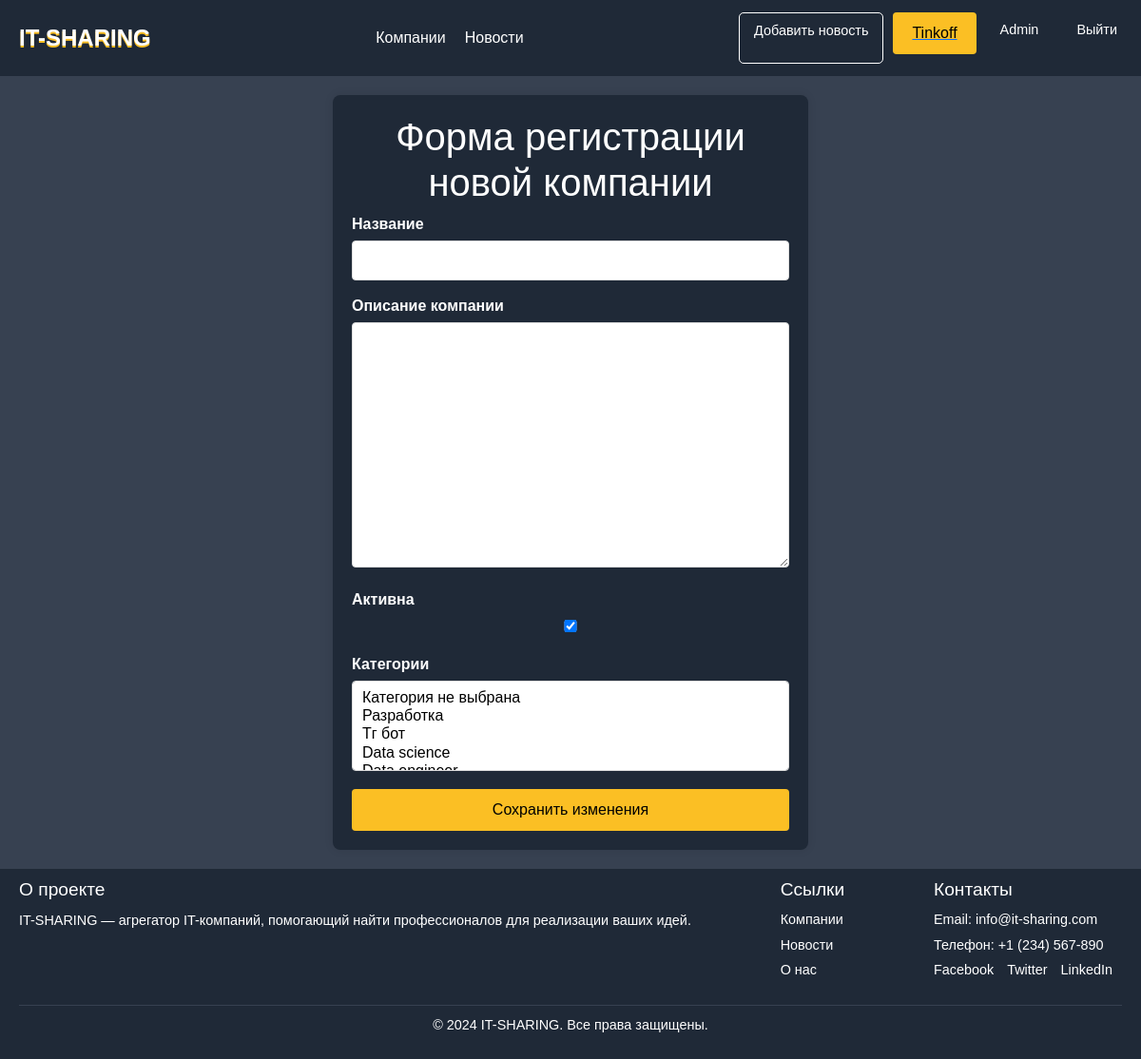
Page /addpage/ (signed in) on the earlier database version.
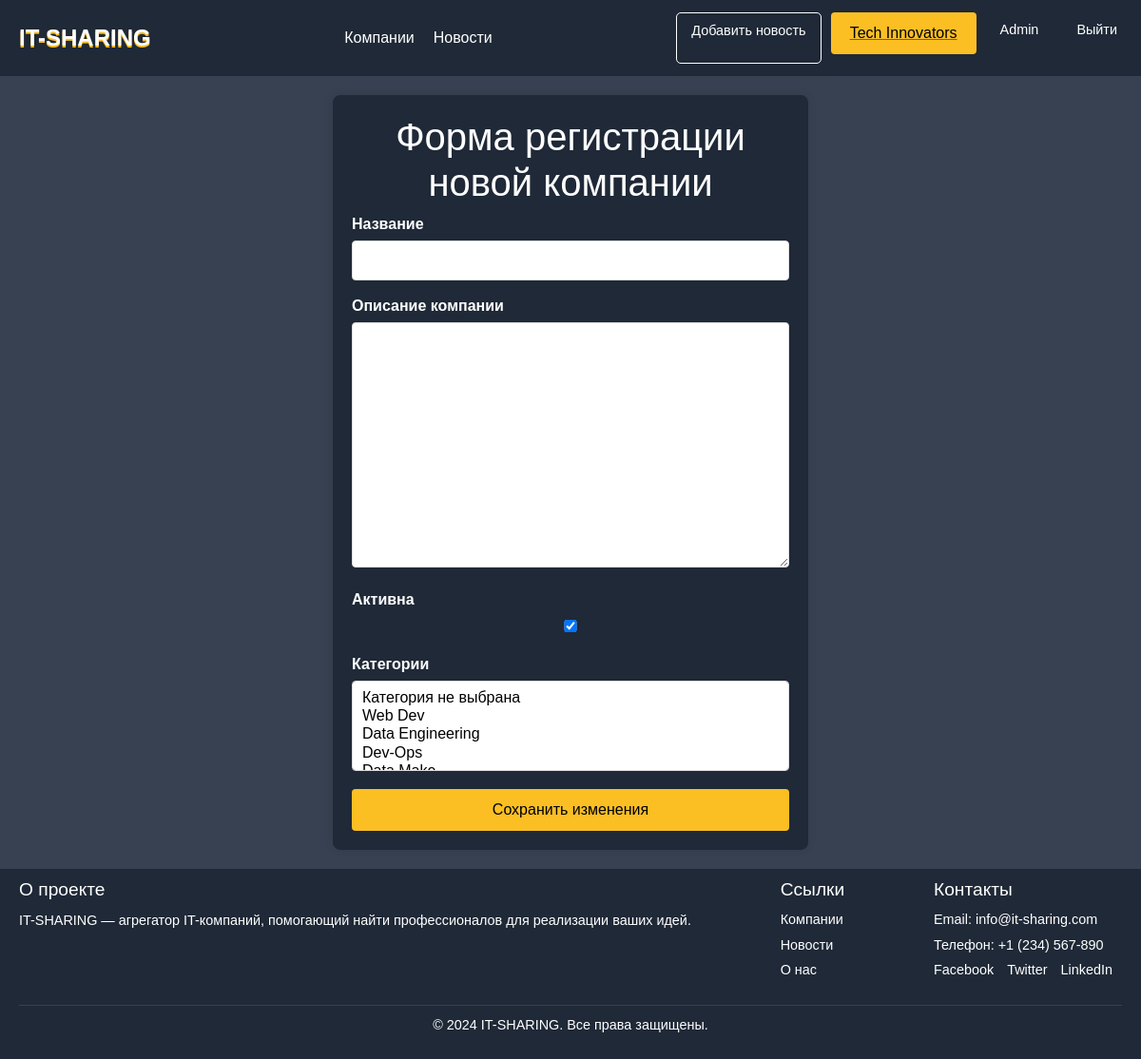
Same page on the later database version.
### main/models.py (models this page shows, shortened)
class CustomUser(AbstractUser):
    description = models.TextField(blank=True, verbose_name="Описание")
    about = models.TextField(blank=True, verbose_name="Небольшоеописание")
    is_company = models.BooleanField(default=False, verbose_name="Представитель компании")
    company = models.ForeignKey(
        'companies',
        on_delete=models.SET_NULL,
        null=True,
        blank=True,
        verbose_name="Компания",
        related_name="representatives"
    )

class companies(models.Model):
    title = models.CharField(max_length=255, verbose_name="Название")
    slug = models.SlugField(max_length=255, unique=True, db_index=True, verbose_name="URL",null=True,blank=True,)
    content = models.TextField(blank=True, verbose_name="Описание компании",null=True)
    photo = models.ImageField(upload_to="static/main/img/companiesimg", verbose_name="Фото",null=True,blank=True)
    time_create = models.DateTimeField(auto_now_add=True, verbose_name="Время создания")
    is_active = models.BooleanField(default=True, verbose_name="Активна")
    raiting = models.FloatField(default=0,max_length=1, verbose_name="Рейтинг")
    cat = models.ManyToManyField(Category, related_name='companies', verbose_name="Категории",
                                 blank=True)  # Это должно быть ManyToManyField
    creator = models.ForeignKey(
        settings.AUTH_USER_MODEL,
        on_delete=models.CASCADE,
        related_name="created_companies",
        verbose_name="Создатель компании",
    )
    class Meta:
        verbose_name = 'Компания'
        verbose_name_plural = 'IT компания'
        ordering = ['id']

### main/views.py (the view, shortened to what this page needs)
# urls.py: path('addpage/', views.AddPage.as_view(), name='add_page'),
class AddPage(LoginRequiredMixin, DataMixin, CreateView):
    form_class = AddPostForm
    template_name = 'main/addcompany.html'
    success_url = reverse_lazy('home')
    login_url = reverse_lazy('home')
    raise_exception = True
    def get_context_data(self, *, object_list=None, **kwargs):
        context = super().get_context_data(**kwargs)
        c_def = self.get_user_context(title="Добавление компани")
        return dict(list(context.items()) + list(c_def.items()))

### main/forms.py (shortened to what this page needs)
class AddPostForm(forms.ModelForm): #Нужная штука
    def __init__(self, *args, **kwargs):
        super().__init__(*args, **kwargs)
        self.fields['cat'].empty_label = "Категория не выбрана"
    class Meta:
        model = companies
        fields = ['title', 'content', 'is_active', 'cat']
        widgets = {
            'title': forms.TextInput(attrs={'class': 'form-input'}),
            'content': forms.Textarea(attrs={'cols': 60, 'rows': 10}),
        }

### main/models.py (called while the page is built)
    def __str__(self):
        return self.name

### main/utils.py (called while the page is built)
    def get_user_context(self, **kwargs):
        context = kwargs
        cats = Category.objects.all()
        user_menu = menu.copy()
        if not self.request.user.is_authenticated:
            user_menu.pop(1)
        context['menu'] = user_menu
        context['cats'] = cats
        if 'cat_selected' not in context:
            context['cat_selected'] = 0
        return context

### main/templates/main/addcompany.html (shortened to what this page needs)
{% extends 'main/layout.html' %}
{% block content %}
<div class="Add-Company">
    <h1>Форма регистрации новой компании</h1>
    <form method="POST">
        {% for field in form %}
        <div class="Add-Company-form-group">
            <label for="{{ field.id_for_label }}">{{ field.label }}</label>
            {{ field }}
        </div>
        {% endfor %}
        <div class="Add-Company-form-actions">
            <button type="submit">Сохранить изменения</button>
        </div>
    </form>
</div>
{% endblock %}

### main/templates/main/layout.html (shortened to what this page needs)
<!doctype html>
{% load static %}
<html lang="ru">
<head>
    <link rel="stylesheet" href="https://cdn.jsdelivr.net/npm/bootstrap@5.3.3/dist/css/bootstrap.min.css">
    <link rel="stylesheet" href="{% static 'main/css/main.css' %}">
    <link rel="stylesheet" href="{% static 'main/fonts/Font Over.otf' %}">
</head>
<body>
    <header>
        <div class="container">
        <div class="logo"><a href="{% url 'home' %}">IT-SHARING</a></div>
        <nav class="navigation">
        <ul>
          <a href="{% url 'company' %}"><li>Компании</li></a>
          <a href="{% url 'news_home' %}"><li>Новости</li></a>
        </ul>
        </nav>
        <div class="auth-buttons">
        {% if request.user.is_superuser or request.user.is_stuff %}
        <a href="{% url 'create' %}"class="btn login">Добавить новость</a>
        {% endif %}
        {% if not request.user.is_company and not request.user.company == '' %}
        <a href="{% url 'add_page' %}"class="btn login">Добавить компанию</a>
         {% else %}
            <a href="{% url 'company_detail' user.company.id %}"><div class="edit-profile">{{ user.company.title }}</div></a>
        {% endif %}
        {% if request.user.is_authenticated %}
				<a class="header-logo" href="{% url 'PersonalPage' %}">{{user.username}}</a>
        <a class="header-exi" href="{% url 'logout' %}">Выйти</a>
				{% else %}
				  <a class="btn signup" href="{% url 'register' %}">Регистрация</a>
          <a class="btn login" href="{% url 'login' %}">Авторизация</a>
        {% endif %}
      </div>
    </div>
    </header>
    <main>
        {% block content %}
        {% endblock %}
    </main>
    <footer>
        <div class="footer-container">
          <div class="footer-about">
            <h3>О проекте</h3>
            <p>IT-SHARING — агрегатор IT-компаний, помогающий найти профессионалов для реализации ваших идей.</p>
          </div>
          <div class="footer-links">
            <h3>Ссылки</h3>
            <ul>
              <a href="{% url 'company' %}"><li>Компании</li></a>
              <a href="{% url 'news_home' %}"><li>Новости</li></a>
              <a href="#"><li>О нас</li></a>
            </ul>
          </div>
          <div class="footer-contact">
            <h3>Контакты</h3>
            <p>Email: <a href="mailto:info@it-sharing.com">info@it-sharing.com</a></p>
            <p>Телефон: <a href="tel:+1234567890">+1 (234) 567-890</a></p>
            <div class="social-icons">
                <a href="#" >Facebook</a>
                <a href="#" >Twitter</a>
                <a href="#" >LinkedIn</a>
            </div>
          </div>
        </div>
        <div class="footer-bottom">
          <p>&copy; 2024 IT-SHARING. Все права защищены.</p>
        </div>
    </footer>
</body>
</html>

Differences in the rows shown:
changed CustomUser "Admin": company "Tinkoff" → "Tech Innovators"
Other differences:
form field cat: "Категория не выбрана / Разработка / Тг бот / Data science" → "Категория не выбрана / Web Dev / Data Engineering / Dev-Ops"
